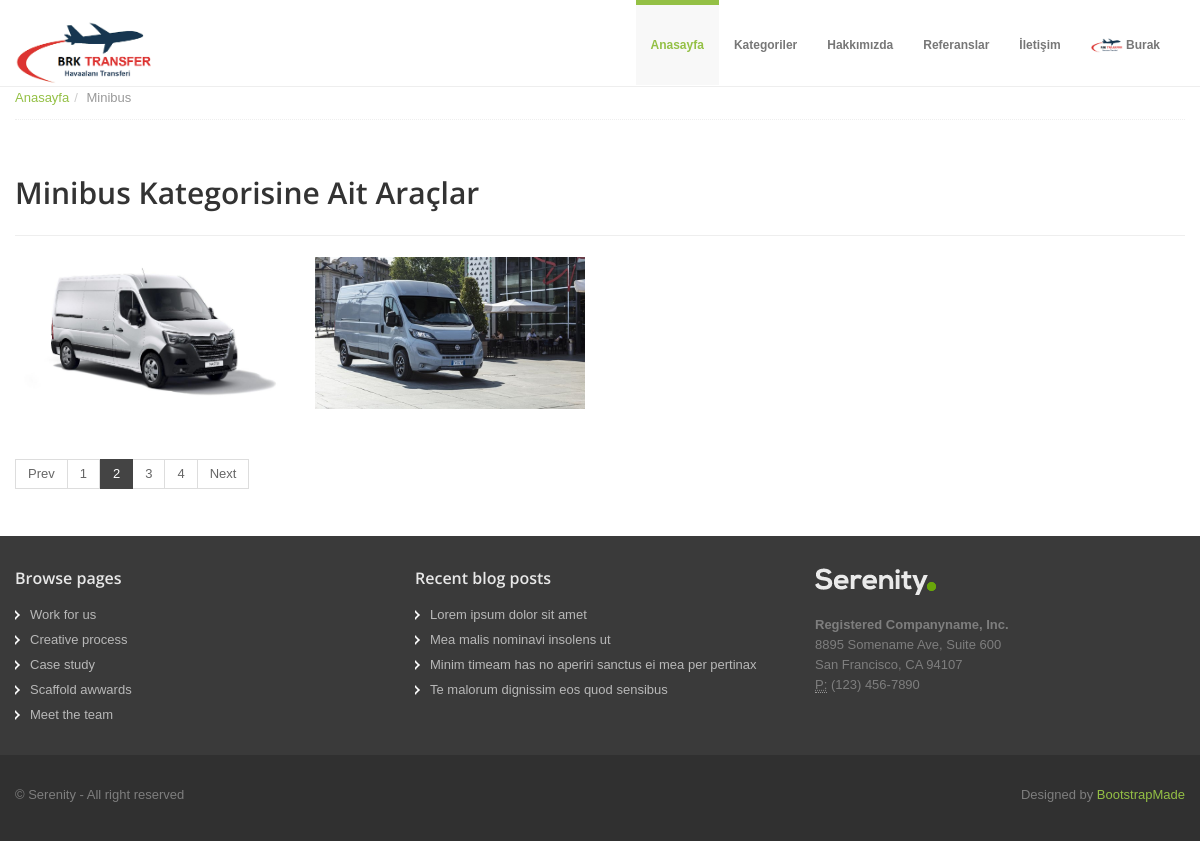
Screenshot of /category/11/Minibus/ (signed in) with the database file from the repository.
### car/models.py (models this page shows, shortened)
class Category(MPTTModel):
    STATUS = (
        ('True', 'Evet'),
        ('False', 'Hayır'),
    )
    title = models.CharField(max_length=100)
    keywords = models.CharField(max_length=255)
    description = models.CharField(max_length=255)
    image = models.ImageField(blank=True, upload_to='images/')
    status = models.CharField(max_length=10, choices=STATUS)
    slug = models.SlugField(null=False, unique=True)
    parent = TreeForeignKey('self', blank=True, null=True, related_name='children', on_delete=models.CASCADE)
    create_at = models.DateTimeField(auto_now_add=True)
    update_at = models.DateTimeField(auto_now = True)
    class MPTTMeta:
        order_insertion_by = ['title']
    def image_tag(self):
        return mark_safe('<img src="{}" height="50"/>'.format(self.image.url))
    image_tag.short_description = 'Image'

class Car(models.Model):
    STATUS = (
        ('True', 'Evet'),
        ('False', 'Hayır'),
    )
    category = models.ForeignKey(Category, on_delete=models.CASCADE)
    title = models.CharField(blank=True, max_length=150)
    keywords = models.CharField(blank=True, max_length=255)
    description = models.CharField(blank=True, max_length=255)
    marka = models.CharField(blank=True, max_length=255)
    model = models.CharField(blank=True, max_length=255)
    kisi_sayisi = models.IntegerField()
    image = models.ImageField(blank=True, upload_to='images/')
    price = models.FloatField()
    detail = RichTextUploadingField()
    slug = models.SlugField(null=False, unique=True)
    status = models.CharField(max_length=10, choices=STATUS)
    create_at = models.DateTimeField(auto_now_add=True)
    update_at = models.DateTimeField(auto_now = True)
    def image_tag(self):
        return mark_safe('<img src="{}" height="50"/>'.format(self.image.url))
    image_tag.short_description = 'Image'

### home/views.py (the view)
# urls.py: path('category/<int:id>/<slug:slug>/', views.category_cars, name='category_cars'),
def category_cars(request, id, slug):
    setting = Setting.objects.get(pk=1)
    category = Category.objects.all()
    categorydata = Category.objects.get(pk=id)
    cars = Car.objects.filter(category_id=id)
    context = {'cars': cars,
               'category': category,
               'categorydata': categorydata,
               'setting': setting,
               }
    return render(request, 'cars.html', context)

### home/templates/cars.html (shortened to what this page needs)
{% extends "homebase.html" %}
{% block body %}
<section id="breadcrumb">
    <div class="container">
        <div class="row">
            <div class="span12">
                <ul class="breadcrumb notop">
                    <li><a href="/">Anasayfa</a><span class="divider">/</span></li>
                    <li class="active">{{ categorydata.title }}</li>
                </ul>
            </div>
        </div>
    </div>
</section>
<section id="maincontent">
    <div class="container">
        <h1>{{ categorydata.title}} Kategorisine Ait Araçlar</h1>
        <hr>
        <div class="row">
            <ul class="portfolio-area da-thumbs">
                {% for rs in cars %}
                <li class="portfolio-item2" data-id="id-0" data-type="web">
                    <div class="span3">
                        <div class="thumbnail">
                            <div class="image-wrapp">
                                <img src="{{ rs.image.url }}" alt="Portfolio name" title=""/>
                            </div>
                        </div>
                    </div>
                </li>
                {% endfor %}
            </ul>
        </div>
        <div class="row">
            <div class="span12">
                <div class="pagination">
                    <ul>
                        <li><a href="#">Prev</a></li>
                        <li><a href="#">1</a></li>
                        <li class="active"><a href="#">2</a></li>
                        <li><a href="#">3</a></li>
                        <li><a href="#">4</a></li>
                        <li><a href="#">Next</a></li>
                    </ul>
                </div>
            </div>
        </div>
    </div>
</section>
{% endblock %}

### home/templates/header.html (shortened to what this page needs)
{% load static %}
<header>
  <div class="navbar navbar-fixed-top">
    <div class="navbar-inner">
      <div class="container">
        <a class="brand logo" href="/"><img src="{% static 'assets/img/resim.png'%}" height="140" width="140" alt=""></a>
        <div class="navigation">
          <nav>
            <ul class="nav topnav">
              <li class="dropdown active">
                <a href="/">Anasayfa</a>
              </li>
              <li class="dropdown">
                <a href="#">Kategoriler</a>
                  {% load mptt_tags %}
              </li>
              <li class="dropdown">
                <a href="/hakkimizda">Hakkımızda</a>
              </li>
              <li class="dropdown">
                <a href="/referanslar">Referanslar</a>
              </li>
              <li class="dropdown">
                <a href="/iletisim">İletişim</a>
              </li>
              <li class="dropdown">
                {% if user.id is not None %}
                <a href="#"><img alt="image" src="{% static 'assets/img/resim.png'%}" style="height: 15px" class="rounded-circle mr-1">
                  {{ user.first_name }}</a>
                {% else %}
                <a href="#">Login/Join</a>
                {% endif %}
              </li>
            </ul>
          </nav>
        </div>
      </div>
    </div>
  </div>
</header>

### home/static/assets/css/docs.css (style rules this page uses)
section { padding-top: 30px; }

### home/static/assets/css/style.css (style rules this page uses)
.row { margin-bottom: 20px; }
header .navbar .brand.logo { padding: 0; margin-left: 0; margin-top: 20px; }
.navbar .nav { margin-top: 5px; }
.navbar .nav li.active { margin-top: -5px; }
.navbar .nav li.active a, .navbar .nav li.active a:hover { background: #f8f8f8; }
.navbar ul.topnav { float: right; }
.navbar .nav>li>a { float: none; font-size: 12px; padding: 30px 15px 30px; color: #777777; text-decoration: none; text-shadow: none; font-weight: bold; }
#maincontent { z-index: 1000; margin-top: 0px; }
.portfolio-area { float: left; width: 100%; margin: 0; padding: 0; }
.portfolio-area li { float: left; list-style: none; margin: 0 0 30px 0; padding: 0; }
.portfolio-area .thumbnail, .portfolio-home .thumbnail { display: block; padding: 0; border: none; }
.portfolio-area .image-wrapp, .portfolio-home .image-wrapp { position: relative; padding: 0; overflow: hidden; border: nonw; }
.portfolio-area .image-wrapp img, .portfolio-home .image-wrapp img { margin: 0; padding: 0; }
.da-thumbs li, .da-thumbs li img { display: block; position: relative; }
.da-thumbs li { overflow: hidden; }
.pagination { margin-top: 0; }
.pagination ul li a { color: #666; }
.pagination ul li.active a { background: #444; color: #fff; border: 1px solid #444; }
#breadcrumb .breadcrumb { margin: -30px 0 0 0; border-bottom: 1px dotted #eeeeee; padding-bottom: 10px; }
.breadcrumb>li { display: inline-block; *display: inline; line-height: 1.6em; *zoom: 1; }
.breadcrumb>li>.divider { padding: 0 5px; color: #ccc; }

### home/static/assets/color/default.css (style rules this page uses)
a { color: #94c045; }
.navbar .nav li.active { border-top:5px solid #94c045; }
.navbar .nav li.active a { color:#94c045; }

### home/static/assets/css/overwrite.css (style rules this page uses)
img { max-width: 100%; width: auto\9; height: auto; vertical-align: middle; border: 0; -ms-interpolation-mode: bicubic; }
body { margin: 0; font-family: Tahoma, Arial, sans-serif; font-size: 13px; line-height: 1.6em; color: #666; background-color: #ffffff; }
a { color: #0088cc; text-decoration: none; }
h1, h2, h3, h4, h5, h6 { color:#333; font-family: 'Open Sans', sans-serif; font-weight:600; line-height:1.5em; margin-top:0; margin-bottom:15px; }
h1 { font-size: 30px; }
.navbar .nav li.active a { font-weight:bold; }
.navbar-inner { min-height: 40px; padding-right: 20px; padding-left: 20px; background: #fff; background-image: none; border: none; border-bottom:1px solid #eee; -webkit-border-radius: 0; -moz-border-radius: 0; border-radius: 0; *zoom: 1; -webkit-box-shadow: none; -moz-box-shadow: none; box-shadow: none; }
.navbar-inner { -webkit-border-radius: 0; -moz-border-radius: 0; border-radius: 0; -webkit-box-shadow: none; -moz-box-shadow: none; box-shadow: none; }
.navbar-fixed-top .navbar-inner, .navbar-fixed-bottom .navbar-inner { padding-left: 0; padding-right: 0; -webkit-border-radius: 0; -moz-border-radius: 0; border-radius: 0; }
.navbar-fixed-top { top: 0; }
.navbar-fixed-top .navbar-inner, .navbar-static-top .navbar-inner { -webkit-box-shadow: none; -moz-box-shadow: none; box-shadow: none; }
.navbar .nav > .active > a, .navbar .nav > .active > a:hover, .navbar .nav > .active > a:focus { -webkit-box-shadow: none; -moz-box-shadow: none; box-shadow: none; }
.breadcrumb { padding: 8px 0; background-color: #fff; -webkit-border-radius: 0; -moz-border-radius: 0; border-radius: 0; }
.breadcrumb > li { text-shadow: none; }
.breadcrumb li span { color:#aaa; padding:0 5px; }
.pagination ul { -webkit-border-radius: 0; -moz-border-radius: 0; border-radius: 0; -webkit-box-shadow: none; -moz-box-shadow: none; box-shadow: none; }
.pagination ul > li:first-child > a, .pagination ul > li:first-child > span { -webkit-border-top-left-radius: 0; -moz-border-radius-topleft: 0; border-top-left-radius: 0; -webkit-border-bottom-left-radius: 0; -moz-border-radius-bottomleft: 0; border-bottom-left-radius: 0; }
.pagination ul > li:last-child > a, .pagination ul > li:last-child > span { -webkit-border-top-right-radius: 0; -moz-border-radius-topright: 0; border-top-right-radius: 0; -webkit-border-bottom-right-radius: 0; -moz-border-radius-bottomright: 0; border-bottom-right-radius: 0; }
.thumbnail { -webkit-border-radius: 0; -moz-border-radius: 0; border-radius: 0; -webkit-box-shadow: none; -moz-box-shadow: none; box-shadow: none; }

### rows the page displays
Category: title "Minibus"
Car: image (picture)
Car: image (picture)

### other values shown
{{ user.first_name }} "Burak"
